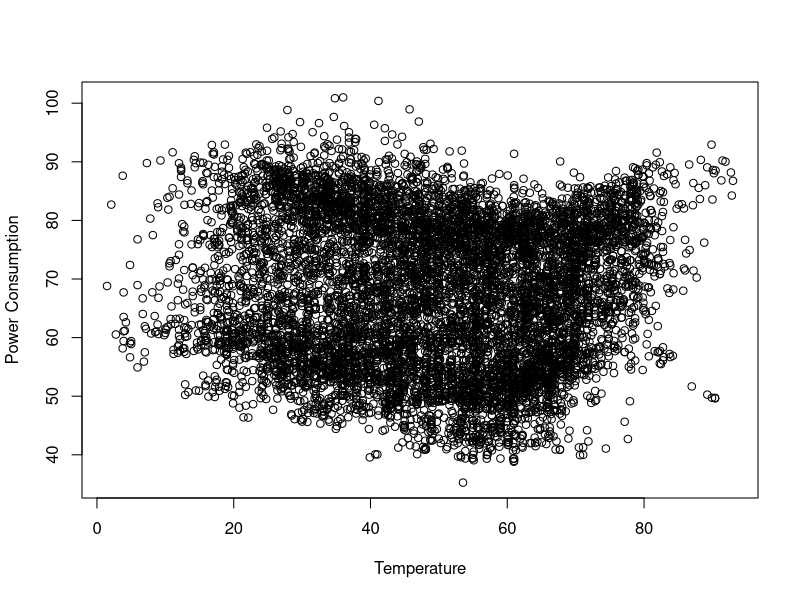
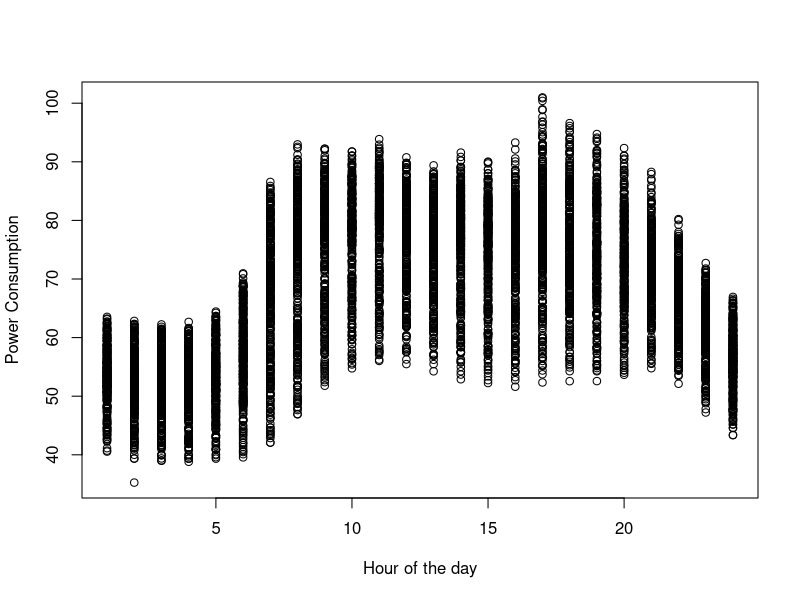
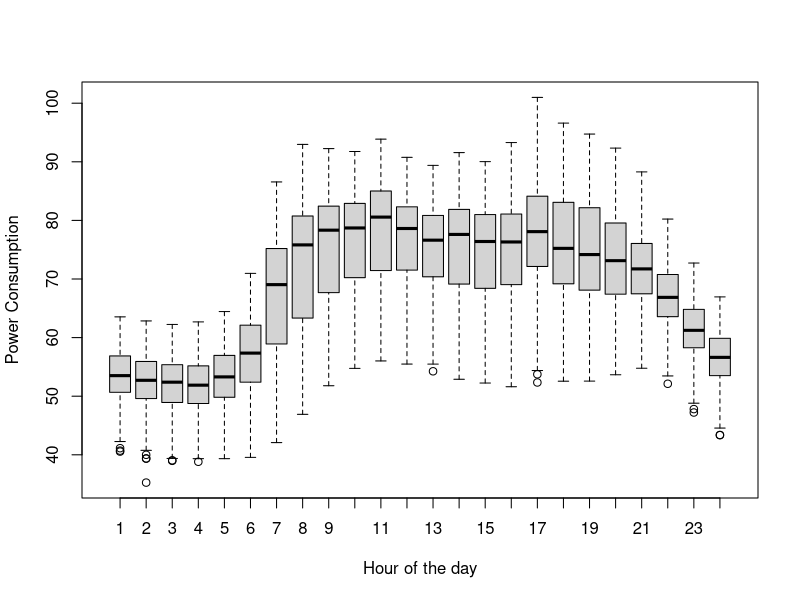

These figures' R source, in order:
setwd("~/work/big-data-analytics-harvard/week1-Jan-29-2016/assignment");
power.consumption.dataframe <- read.delim("2006Data.csv", sep=",");
plot(power.consumption.dataframe$Temperature, power.consumption.dataframe$Power, xlab="Temperature", ylab="Power Consumption");
plot(power.consumption.dataframe$Hour, power.consumption.dataframe$Power, xlab="Hour of the day", ylab="Power Consumption");
boxplot(Power ~ Hour, data=power.consumption.dataframe, ylab="Power Consumption", xlab="Hour of the day");

